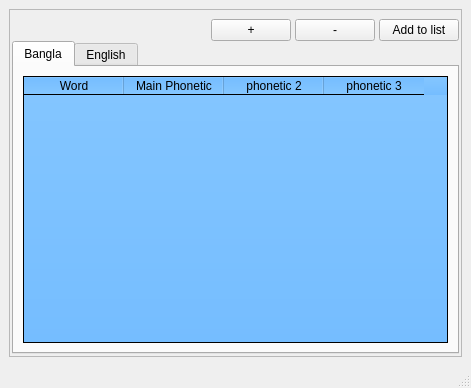
<?xml version="1.0" encoding="UTF-8"?>
<ui version="4.0">
 <class>MainWindow</class>
 <widget class="QMainWindow" name="MainWindow">
  <property name="geometry">
   <rect>
    <x>0</x>
    <y>0</y>
    <width>471</width>
    <height>388</height>
   </rect>
  </property>
  <property name="windowTitle">
   <string>Add new words</string>
  </property>
  <widget class="QWidget" name="centralwidget">
   <layout class="QGridLayout" name="gridLayout">
    <item row="0" column="0">
     <widget class="QFrame" name="frame">
      <property name="frameShape">
       <enum>QFrame::StyledPanel</enum>
      </property>
      <property name="frameShadow">
       <enum>QFrame::Raised</enum>
      </property>
      <layout class="QGridLayout" name="gridLayout_2">
       <property name="leftMargin">
        <number>2</number>
       </property>
       <property name="rightMargin">
        <number>2</number>
       </property>
       <property name="bottomMargin">
        <number>2</number>
       </property>
       <property name="horizontalSpacing">
        <number>4</number>
       </property>
       <property name="verticalSpacing">
        <number>0</number>
       </property>
       <item row="0" column="0">
        <spacer name="horizontalSpacer">
         <property name="orientation">
          <enum>Qt::Horizontal</enum>
         </property>
         <property name="sizeHint" stdset="0">
          <size>
           <width>40</width>
           <height>20</height>
          </size>
         </property>
        </spacer>
       </item>
       <item row="0" column="2">
        <widget class="QPushButton" name="MinusButton">
         <property name="text">
          <string>-</string>
         </property>
        </widget>
       </item>
       <item row="0" column="3">
        <widget class="QPushButton" name="AddToListpushButton">
         <property name="text">
          <string>Add to list</string>
         </property>
        </widget>
       </item>
       <item row="0" column="1">
        <widget class="QPushButton" name="PlusButton">
         <property name="text">
          <string>+</string>
         </property>
        </widget>
       </item>
       <item row="1" column="0" colspan="4">
        <widget class="QTabWidget" name="tabWidget">
         <property name="currentIndex">
          <number>0</number>
         </property>
         <widget class="QWidget" name="bangla">
          <attribute name="title">
           <string>Bangla</string>
          </attribute>
          <layout class="QGridLayout" name="gridLayout_3">
           <item row="0" column="0">
            <widget class="QTableWidget" name="tableWidget">
             <property name="styleSheet">
              <string notr="true">font: 10pt &quot;Hind Siliguri&quot;, &quot;Kalpurush&quot;;

background-color: qlineargradient(spread:pad, x1:1, y1:1, x2:1, y2:0, stop:0 rgba(117, 189, 255, 255), stop:1 rgba(132, 198, 255, 255));</string>
             </property>
             <column>
              <property name="text">
               <string>Word</string>
              </property>
             </column>
             <column>
              <property name="text">
               <string>Main Phonetic</string>
              </property>
             </column>
             <column>
              <property name="text">
               <string>phonetic 2</string>
              </property>
             </column>
             <column>
              <property name="text">
               <string>phonetic 3</string>
              </property>
             </column>
            </widget>
           </item>
          </layout>
         </widget>
         <widget class="QWidget" name="english">
          <attribute name="title">
           <string>English</string>
          </attribute>
          <layout class="QGridLayout" name="gridLayout_4">
           <item row="0" column="0">
            <widget class="QTableWidget" name="tableWidget_2"/>
           </item>
          </layout>
         </widget>
        </widget>
       </item>
      </layout>
     </widget>
    </item>
   </layout>
  </widget>
  <widget class="QStatusBar" name="statusbar"/>
 </widget>
 <resources/>
 <connections/>
</ui>
